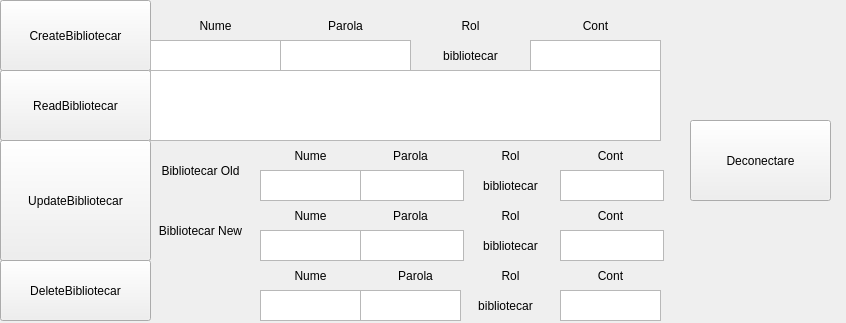
<?xml version="1.0" encoding="UTF-8"?>
<ui version="4.0">
 <class>Bibliotecar</class>
 <widget class="QMainWindow" name="Bibliotecar">
  <property name="geometry">
   <rect>
    <x>0</x>
    <y>0</y>
    <width>846</width>
    <height>323</height>
   </rect>
  </property>
  <property name="windowTitle">
   <string>MainWindow</string>
  </property>
  <widget class="QWidget" name="centralwidget">
   <widget class="QPushButton" name="buttonDeconectare">
    <property name="geometry">
     <rect>
      <x>690</x>
      <y>120</y>
      <width>141</width>
      <height>81</height>
     </rect>
    </property>
    <property name="text">
     <string>Deconectare</string>
    </property>
   </widget>
   <widget class="QPushButton" name="buttonCreate">
    <property name="geometry">
     <rect>
      <x>0</x>
      <y>0</y>
      <width>151</width>
      <height>71</height>
     </rect>
    </property>
    <property name="text">
     <string>CreateBibliotecar</string>
    </property>
   </widget>
   <widget class="QTextEdit" name="textUpdateOldParola">
    <property name="geometry">
     <rect>
      <x>360</x>
      <y>170</y>
      <width>104</width>
      <height>31</height>
     </rect>
    </property>
   </widget>
   <widget class="QTextEdit" name="textUpdateOldCont">
    <property name="geometry">
     <rect>
      <x>560</x>
      <y>170</y>
      <width>104</width>
      <height>31</height>
     </rect>
    </property>
   </widget>
   <widget class="QTextEdit" name="textCreateNume">
    <property name="geometry">
     <rect>
      <x>150</x>
      <y>40</y>
      <width>131</width>
      <height>31</height>
     </rect>
    </property>
   </widget>
   <widget class="QPushButton" name="buttonRead">
    <property name="geometry">
     <rect>
      <x>0</x>
      <y>70</y>
      <width>151</width>
      <height>71</height>
     </rect>
    </property>
    <property name="text">
     <string>ReadBibliotecar</string>
    </property>
   </widget>
   <widget class="QLabel" name="label_26">
    <property name="geometry">
     <rect>
      <x>560</x>
      <y>140</y>
      <width>101</width>
      <height>31</height>
     </rect>
    </property>
    <property name="text">
     <string>Cont</string>
    </property>
    <property name="alignment">
     <set>Qt::AlignCenter</set>
    </property>
   </widget>
   <widget class="QTextEdit" name="textCreateParola">
    <property name="geometry">
     <rect>
      <x>280</x>
      <y>40</y>
      <width>131</width>
      <height>31</height>
     </rect>
    </property>
   </widget>
   <widget class="QLabel" name="label_30">
    <property name="geometry">
     <rect>
      <x>150</x>
      <y>10</y>
      <width>131</width>
      <height>31</height>
     </rect>
    </property>
    <property name="text">
     <string>Nume</string>
    </property>
    <property name="alignment">
     <set>Qt::AlignCenter</set>
    </property>
   </widget>
   <widget class="QTextEdit" name="textUpdateOldNume">
    <property name="geometry">
     <rect>
      <x>260</x>
      <y>170</y>
      <width>101</width>
      <height>31</height>
     </rect>
    </property>
   </widget>
   <widget class="QLabel" name="label_23">
    <property name="geometry">
     <rect>
      <x>260</x>
      <y>140</y>
      <width>101</width>
      <height>31</height>
     </rect>
    </property>
    <property name="text">
     <string>Nume</string>
    </property>
    <property name="alignment">
     <set>Qt::AlignCenter</set>
    </property>
   </widget>
   <widget class="QLabel" name="label_29">
    <property name="geometry">
     <rect>
      <x>280</x>
      <y>10</y>
      <width>131</width>
      <height>31</height>
     </rect>
    </property>
    <property name="text">
     <string>Parola</string>
    </property>
    <property name="alignment">
     <set>Qt::AlignCenter</set>
    </property>
   </widget>
   <widget class="QPushButton" name="buttonDelete">
    <property name="geometry">
     <rect>
      <x>0</x>
      <y>260</y>
      <width>151</width>
      <height>61</height>
     </rect>
    </property>
    <property name="text">
     <string>DeleteBibliotecar</string>
    </property>
   </widget>
   <widget class="QLabel" name="label_24">
    <property name="geometry">
     <rect>
      <x>360</x>
      <y>140</y>
      <width>101</width>
      <height>31</height>
     </rect>
    </property>
    <property name="text">
     <string>Parola</string>
    </property>
    <property name="alignment">
     <set>Qt::AlignCenter</set>
    </property>
   </widget>
   <widget class="QPushButton" name="buttonUpdate">
    <property name="geometry">
     <rect>
      <x>0</x>
      <y>140</y>
      <width>151</width>
      <height>121</height>
     </rect>
    </property>
    <property name="text">
     <string>UpdateBibliotecar</string>
    </property>
   </widget>
   <widget class="QLabel" name="label_25">
    <property name="geometry">
     <rect>
      <x>460</x>
      <y>140</y>
      <width>101</width>
      <height>31</height>
     </rect>
    </property>
    <property name="text">
     <string>Rol</string>
    </property>
    <property name="alignment">
     <set>Qt::AlignCenter</set>
    </property>
   </widget>
   <widget class="QLabel" name="label_31">
    <property name="geometry">
     <rect>
      <x>530</x>
      <y>10</y>
      <width>131</width>
      <height>31</height>
     </rect>
    </property>
    <property name="text">
     <string>Cont</string>
    </property>
    <property name="alignment">
     <set>Qt::AlignCenter</set>
    </property>
   </widget>
   <widget class="QLabel" name="label_32">
    <property name="geometry">
     <rect>
      <x>410</x>
      <y>10</y>
      <width>121</width>
      <height>31</height>
     </rect>
    </property>
    <property name="text">
     <string>Rol</string>
    </property>
    <property name="alignment">
     <set>Qt::AlignCenter</set>
    </property>
   </widget>
   <widget class="QTextEdit" name="textCreateCont">
    <property name="geometry">
     <rect>
      <x>530</x>
      <y>40</y>
      <width>131</width>
      <height>31</height>
     </rect>
    </property>
   </widget>
   <widget class="QTextEdit" name="textAfisareReadBibliotecar">
    <property name="geometry">
     <rect>
      <x>150</x>
      <y>70</y>
      <width>511</width>
      <height>71</height>
     </rect>
    </property>
   </widget>
   <widget class="QLabel" name="label_33">
    <property name="geometry">
     <rect>
      <x>560</x>
      <y>200</y>
      <width>101</width>
      <height>31</height>
     </rect>
    </property>
    <property name="text">
     <string>Cont</string>
    </property>
    <property name="alignment">
     <set>Qt::AlignCenter</set>
    </property>
   </widget>
   <widget class="QTextEdit" name="textUpdateNewParola">
    <property name="geometry">
     <rect>
      <x>360</x>
      <y>230</y>
      <width>104</width>
      <height>31</height>
     </rect>
    </property>
   </widget>
   <widget class="QLabel" name="label_34">
    <property name="geometry">
     <rect>
      <x>260</x>
      <y>200</y>
      <width>101</width>
      <height>31</height>
     </rect>
    </property>
    <property name="text">
     <string>Nume</string>
    </property>
    <property name="alignment">
     <set>Qt::AlignCenter</set>
    </property>
   </widget>
   <widget class="QLabel" name="label_35">
    <property name="geometry">
     <rect>
      <x>360</x>
      <y>200</y>
      <width>101</width>
      <height>31</height>
     </rect>
    </property>
    <property name="text">
     <string>Parola</string>
    </property>
    <property name="alignment">
     <set>Qt::AlignCenter</set>
    </property>
   </widget>
   <widget class="QTextEdit" name="textUpdateNewCont">
    <property name="geometry">
     <rect>
      <x>560</x>
      <y>230</y>
      <width>104</width>
      <height>31</height>
     </rect>
    </property>
   </widget>
   <widget class="QTextEdit" name="textUpdateNewNume">
    <property name="geometry">
     <rect>
      <x>260</x>
      <y>230</y>
      <width>101</width>
      <height>31</height>
     </rect>
    </property>
   </widget>
   <widget class="QLabel" name="label_36">
    <property name="geometry">
     <rect>
      <x>460</x>
      <y>200</y>
      <width>101</width>
      <height>31</height>
     </rect>
    </property>
    <property name="text">
     <string>Rol</string>
    </property>
    <property name="alignment">
     <set>Qt::AlignCenter</set>
    </property>
   </widget>
   <widget class="QLabel" name="label">
    <property name="geometry">
     <rect>
      <x>150</x>
      <y>140</y>
      <width>101</width>
      <height>61</height>
     </rect>
    </property>
    <property name="text">
     <string>Bibliotecar Old</string>
    </property>
    <property name="alignment">
     <set>Qt::AlignCenter</set>
    </property>
    <property name="wordWrap">
     <bool>true</bool>
    </property>
   </widget>
   <widget class="QLabel" name="label_2">
    <property name="geometry">
     <rect>
      <x>150</x>
      <y>200</y>
      <width>101</width>
      <height>61</height>
     </rect>
    </property>
    <property name="text">
     <string>Bibliotecar New</string>
    </property>
    <property name="alignment">
     <set>Qt::AlignCenter</set>
    </property>
    <property name="wordWrap">
     <bool>true</bool>
    </property>
   </widget>
   <widget class="QTextEdit" name="textStergereNume">
    <property name="geometry">
     <rect>
      <x>260</x>
      <y>290</y>
      <width>101</width>
      <height>31</height>
     </rect>
    </property>
   </widget>
   <widget class="QLabel" name="label_37">
    <property name="geometry">
     <rect>
      <x>460</x>
      <y>260</y>
      <width>101</width>
      <height>31</height>
     </rect>
    </property>
    <property name="text">
     <string>Rol</string>
    </property>
    <property name="alignment">
     <set>Qt::AlignCenter</set>
    </property>
   </widget>
   <widget class="QLabel" name="label_38">
    <property name="geometry">
     <rect>
      <x>560</x>
      <y>260</y>
      <width>101</width>
      <height>31</height>
     </rect>
    </property>
    <property name="text">
     <string>Cont</string>
    </property>
    <property name="alignment">
     <set>Qt::AlignCenter</set>
    </property>
   </widget>
   <widget class="QLabel" name="label_39">
    <property name="geometry">
     <rect>
      <x>360</x>
      <y>260</y>
      <width>111</width>
      <height>31</height>
     </rect>
    </property>
    <property name="text">
     <string>Parola</string>
    </property>
    <property name="alignment">
     <set>Qt::AlignCenter</set>
    </property>
   </widget>
   <widget class="QLabel" name="label_40">
    <property name="geometry">
     <rect>
      <x>260</x>
      <y>260</y>
      <width>101</width>
      <height>31</height>
     </rect>
    </property>
    <property name="text">
     <string>Nume</string>
    </property>
    <property name="alignment">
     <set>Qt::AlignCenter</set>
    </property>
   </widget>
   <widget class="QTextEdit" name="textStergereParola">
    <property name="geometry">
     <rect>
      <x>360</x>
      <y>290</y>
      <width>101</width>
      <height>31</height>
     </rect>
    </property>
   </widget>
   <widget class="QTextEdit" name="textStergereCont">
    <property name="geometry">
     <rect>
      <x>560</x>
      <y>290</y>
      <width>101</width>
      <height>31</height>
     </rect>
    </property>
   </widget>
   <widget class="QLabel" name="textLabelCreateRol">
    <property name="geometry">
     <rect>
      <x>410</x>
      <y>40</y>
      <width>121</width>
      <height>31</height>
     </rect>
    </property>
    <property name="text">
     <string>bibliotecar</string>
    </property>
    <property name="alignment">
     <set>Qt::AlignCenter</set>
    </property>
   </widget>
   <widget class="QLabel" name="textLabelUpdateRolOld">
    <property name="geometry">
     <rect>
      <x>460</x>
      <y>170</y>
      <width>101</width>
      <height>31</height>
     </rect>
    </property>
    <property name="text">
     <string>bibliotecar</string>
    </property>
    <property name="alignment">
     <set>Qt::AlignCenter</set>
    </property>
   </widget>
   <widget class="QLabel" name="textLabelUpdateRolNew">
    <property name="geometry">
     <rect>
      <x>460</x>
      <y>230</y>
      <width>101</width>
      <height>31</height>
     </rect>
    </property>
    <property name="text">
     <string>bibliotecar</string>
    </property>
    <property name="alignment">
     <set>Qt::AlignCenter</set>
    </property>
   </widget>
   <widget class="QLabel" name="textLabelDeleteRol">
    <property name="geometry">
     <rect>
      <x>460</x>
      <y>290</y>
      <width>91</width>
      <height>31</height>
     </rect>
    </property>
    <property name="text">
     <string>bibliotecar</string>
    </property>
    <property name="alignment">
     <set>Qt::AlignCenter</set>
    </property>
   </widget>
  </widget>
 </widget>
 <resources/>
 <connections/>
</ui>
